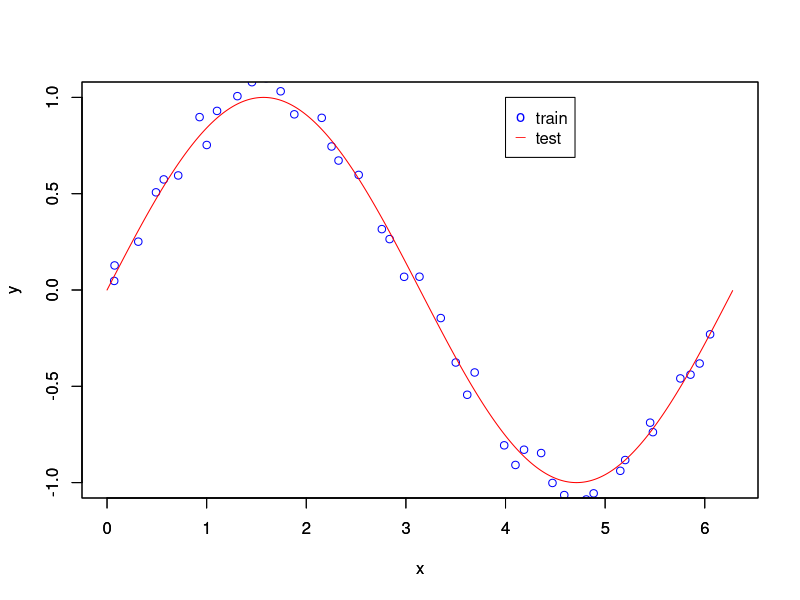
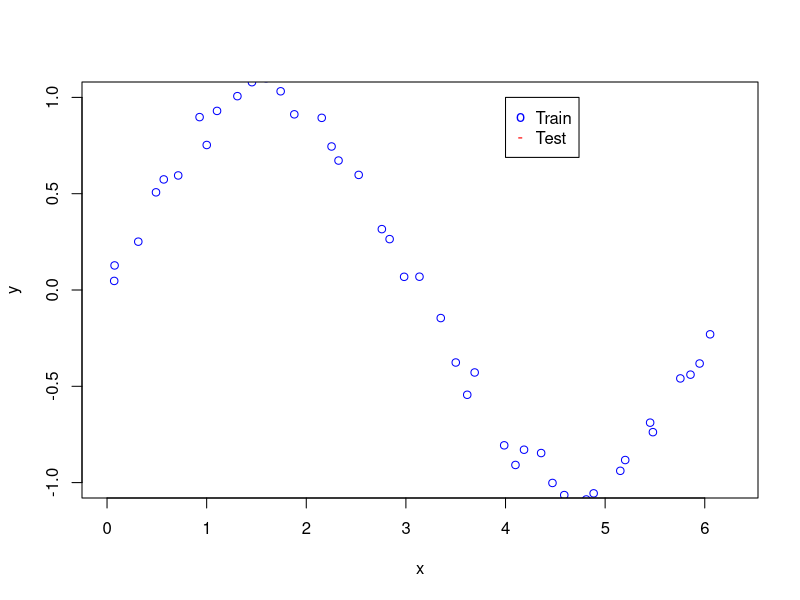

These figures' R source, in order:
# Função de ativação linear
linear <- function(x) {
  return(x)
}

# Derivada da função de ativação linear
linear_derivative <- function(x) {
  return(1)
}

# # Função de ativação tanh
# tanh_activation <- function(x) {
#   return(tanh(x))
# }
# 
# # Derivada da função de ativação tanh
# tanh_derivative <- function(x) {
#   return(1 - tanh(x)^2)
# }

#Inicializando dados
x_train <- seq(from = 0, to = 2*pi, by = 0.15)
x_train <- x_train + (runif(length(x_train)) - 0.5)/5

i <- sample(length(x_train))

x_train <- x_train[i]
y_train <- sin(x_train)
y_train <- y_train + (runif(length(y_train)) - 0.5)/5

plot(x_train, y_train, col = 'blue', xlim = c(0, 2*pi),
     ylim = c(-1, 1), xlab = 'x', ylab = 'y')

x_test <- seq(from = 0, to = 2*pi, by = 0.01)
y_test <- sin(x_test)

par(new = T)

plot(x_test, y_test, col = 'red', type = 'l', xlim = c(0, 2*pi),
     ylim = c(-1, 1), xlab = 'x', ylab = 'y')

legend(x = 4, y = 1, legend = c('train', 'test'),
       col = c('blue', 'red'), pch = c('o', '_'))


# Inicialização dos pesos
input_neurons <- 1
hidden_neurons <- 3
output_neurons <- 1

# Pesos
w1 <- matrix(runif(input_neurons * hidden_neurons), nrow = input_neurons)
w2 <- matrix(runif(hidden_neurons * output_neurons), nrow = hidden_neurons)
b1 <- matrix(runif(hidden_neurons), nrow = 1)
b2 <- matrix(runif(output_neurons), nrow = 1)


# Taxa de aprendizado
learning_rate <- 0.075

# Número de épocas (qtd de iterações)
epochs <- 10

# Treinamento da rede
for(epoch in 1:epochs) {
  for(i in 1:length(x_train))
  {
    # Feedforward (propagação direta)
    input_data <- matrix(x_train[i], nrow = 1)
    hidden_input <- input_data %*% w1 + b1
    hidden_output <- linear(hidden_input) # ativação da camada escondida
     
    output_input <- hidden_output %*% w2 + b2
    output <- linear(output_input) # saída final da rede neural
    
    # Cálculo do erro
    error <- y_train[i] - output
    
    # Backpropagation
    output_delta <- error * linear_derivative(output) # Calculo do delta da camada de saída, que nos diz o quanto temos que ajustar
    # os pesos da camada de saída para reduzir o erro.
    
    hidden_error <- output_delta %*% t(w2) # Cálculo do erro retropropagado da camada escondida.Temos que transpor os pesos
    # que conectam a camada escondida a camada de saída por conta de ajuste a dimensão.
    
    hidden_delta <- hidden_error * linear_derivative(hidden_output) # Cálculo do delta da camada escondida, que nos diz o quanto precisamos ajustar
    # os pesos da camada escondida para reduzir o erro.
    
    # Atualização dos pesos
    w1 <- w1 + t(input_data) %*% hidden_delta * learning_rate
    w2 <- w2 + t(hidden_output) %*% output_delta * learning_rate
    b1 <- b1 + hidden_delta * learning_rate
    b2 <- b2 + output_delta * learning_rate
  }
}

# Previsões da rede treinada
predictions <- numeric(length(x_test))
for(i in 1:length(x_test)) 
{
  input_data <- matrix(x_test[i], nrow = 1)
  hidden_input <- input_data %*% w1 + b1
  hidden_output <- linear(hidden_input)
  output_input <- hidden_output %*% w2 + b2
  predictions[i] <- linear(output_input)
}

# Plot dos resultados
plot(x_train, y_train, col = 'blue', xlim = c(0, 2*pi),
     ylim = c(-1, 1), xlab = 'x', ylab = 'y')

lines(x_test, predictions, col = 'red') # desenha uma linha no gráfico, conectando os pontos representados por x_test e predictions.
# isso representa as previsões da rede em relação aos dados de teste.

legend(x = 4, y = 1, legend = c('Train', 'Test'),
       col = c('blue', 'red'), pch = c('o', '-'))

# Cálculo do erro médio quadrático
mse <- mean((predictions - y_test)^2)
cat("Erro médio quadrático (MSE):", mse, "\n")